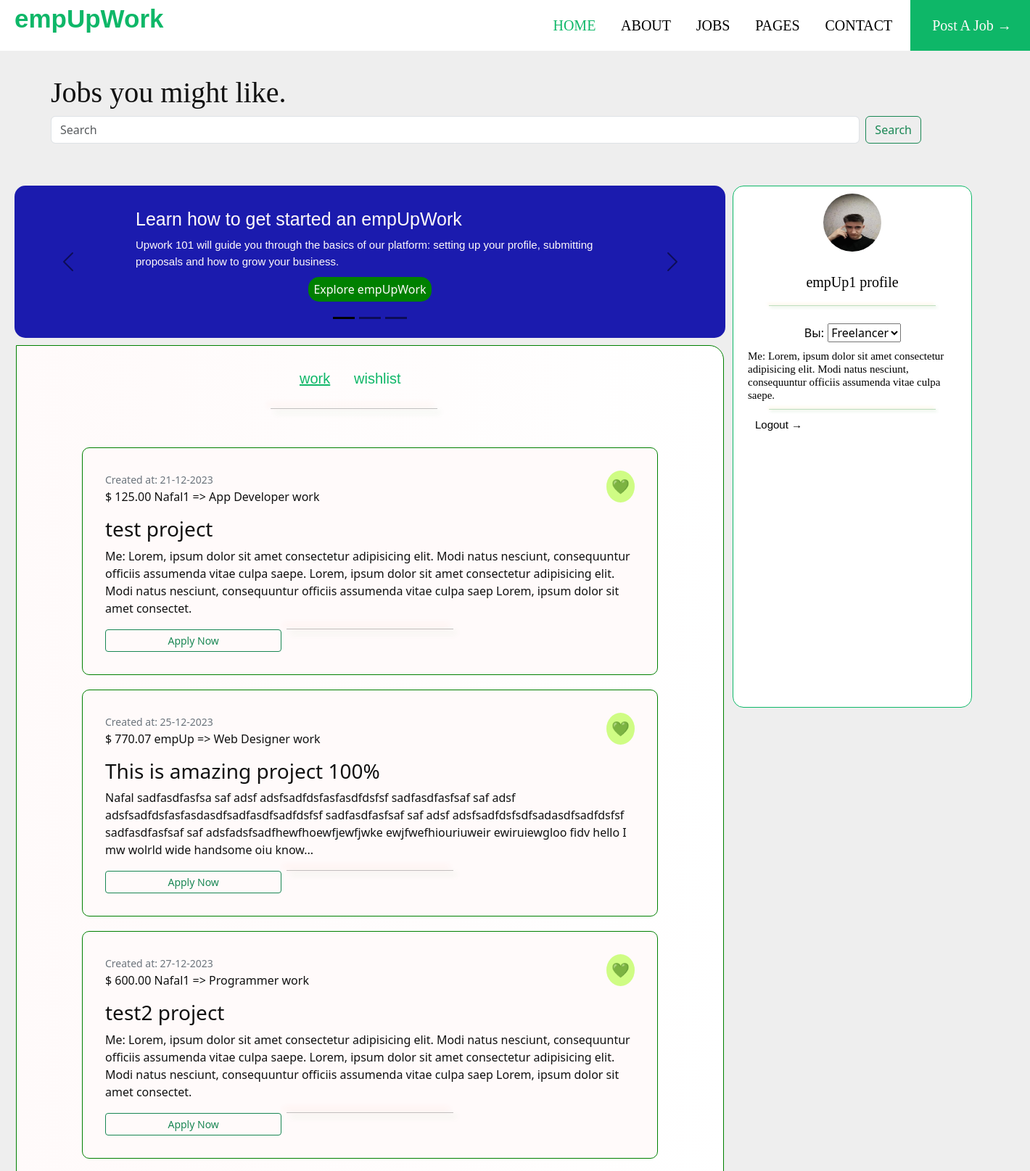
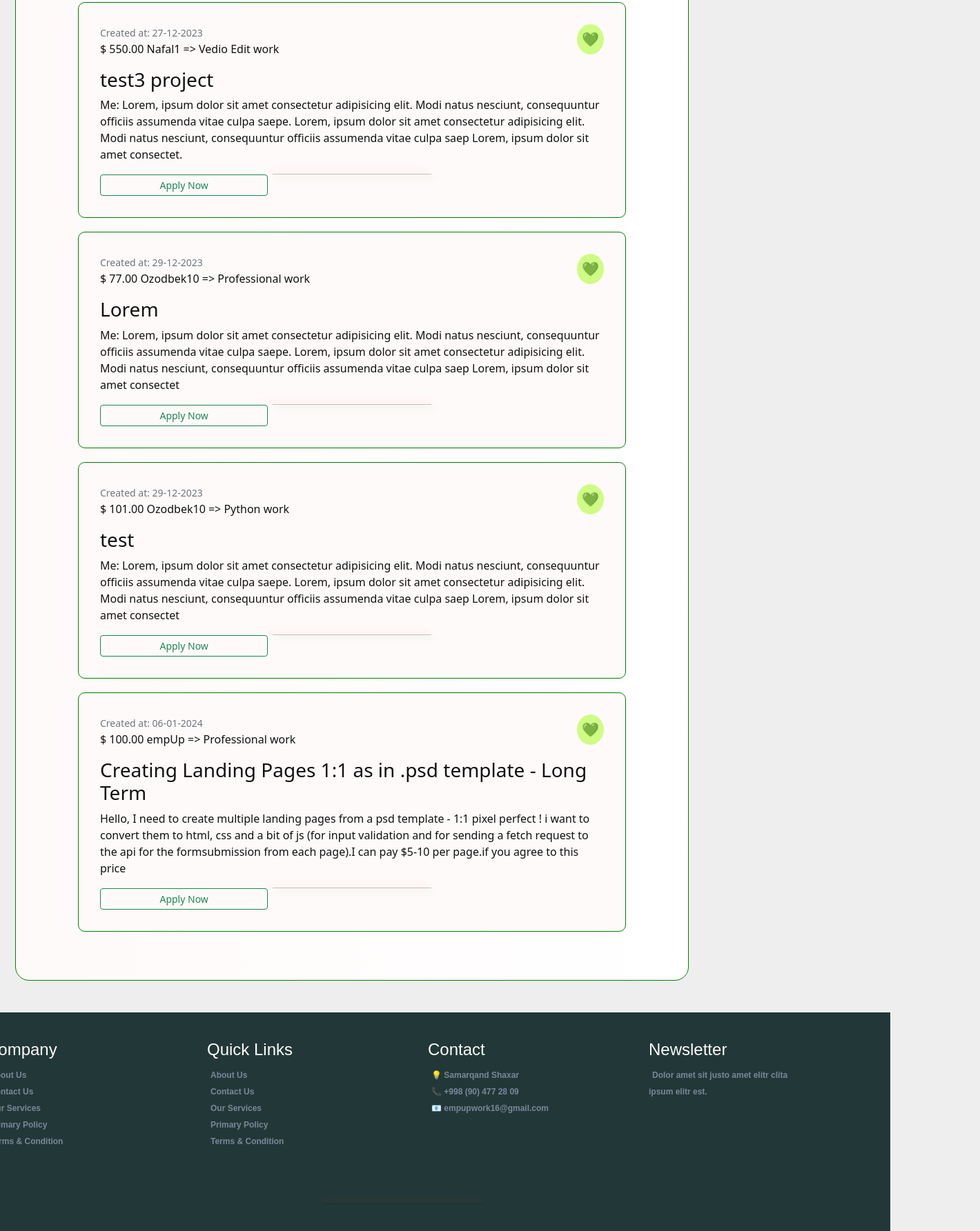
The page /jobs/ (signed in, upper part) on the database its author committed (2 pictures, top to bottom).
### books/models.py (models this page shows, shortened)
class Books(models.Model):
    title: str = models.CharField(max_length=100)
    description: str = models.TextField(max_length=500)
    author: User = models.ForeignKey(User, on_delete=models.SET_NULL,
                                     null=True, blank=True)
    genre: str = models.CharField(max_length=25)
    is_available: bool = models.BooleanField(default=True)
    price: float = models.DecimalField(max_digits=5, decimal_places=2)
    created: datetime = models.DateTimeField(auto_now_add=True)
    image = models.ImageField(
        default='books/book_default_img.png', upload_to="books")
    objects = models.Manager()  # default
    c_objects = BooksManager()  # custom manager

### users/models.py (models this page shows, shortened)
class Profile(models.Model):
    user = models.OneToOneField(User, on_delete=models.CASCADE)
    image = models.ImageField(default='default.jpg', upload_to='profile_pics')
    src='{{ user.profile.image.url }}'

### books/views.py (the view)
# urls.py: path("", BooksListView.as_view(), name="books_view"),
class BooksListView(ListView):
    modal = Books
    template_name = 'jobs.html'
    def get_queryset(self):
        return Books.objects.all()

### books/templates/jobs.html (shortened to what this page needs)
{% extends 'base.html' %}
{% load static %}
{% load django_bootstrap5 %}
{% block content %}
  <br />
  <h1>Jobs you might like.</h1>
  <form class="d-flex">
    <input class="form-control me-2" type="search" placeholder="Search" aria-label="Search" />
    <button class="btn btn-outline-success" type="submit">Search</button>
  </form><br /><br />
  <div class="leftss">
    <div class="ch_1">
      <div class="margs">
      <div  id="carouselExampleDark" class="carousel carousel-dark slide" data-bs-ride="carousel">
        <div class="carousel-indicators">
          <button type="button" data-bs-target="#carouselExampleDark" data-bs-slide-to="0" class="active" aria-current="true" aria-label="Slide 1"></button>
          <button type="button" data-bs-target="#carouselExampleDark" data-bs-slide-to="1" aria-label="Slide 2"></button>
          <button type="button" data-bs-target="#carouselExampleDark" data-bs-slide-to="2" aria-label="Slide 3"></button>
        </div>
        <div class="carousel-inner">
          <div class="carousel-item active" data-bs-interval="10000">
            <div class="carousel-caption d-none d-md-block">
              <h5 class="h5">Learn how to get started an empUpWork</h5>
              <p class="p">Upwork 101 will guide you through the basics of our platform: setting up your profile, submitting proposals and how to grow your business.</p>
              <button class="green_buttons">Explore empUpWork</button>
            </div>
          </div>
        </div>
        <button class="carousel-control-prev" type="button" data-bs-target="#carouselExampleDark" data-bs-slide="prev">
          <span class="carousel-control-prev-icon" aria-hidden="true"></span>
        </button>
        <button class="carousel-control-next" type="button" data-bs-target="#carouselExampleDark" data-bs-slide="next">
          <span class="carousel-control-next-icon" aria-hidden="true"></span>
        </button>
      </div>
</div>
      <br />
      <div class="container-fluid">
        <div class="all-books">
          <div class="went">
            <div>
              <p><a href="{% url 'books_view' %}" style="text-decoration: underline;">work</a> </p>
            </div>
            <div>
              <p><a href="{% url 'wishlist_view' %}">wishlist</a> </p>
            </div>
            <hr>
          </div>
          <br><br>
          {% if object_list %}
            {% for book in object_list %}
              <div class="book">
                <div class="book-header">
                  <small class="text-secondary">Created at: {{ book.created|date:'d-m-Y' }}
                  </small>
                  {% if book.author.id == request.user.id %}
                  {% else %}
                  <span class="save"><a href="{% url 'add_to_wishlist' book.id %}">💚</a></span>
                  {% endif %}
                  <p class="book-cost">$ {{ book.price }} {{ book.author }} => {{ book.genre }} work</p>
                </div>
                <h3>{{ book.title }}</h3>
                <p>{{ book.description }}</p>
                  <div class="book-footer">
                    <hr />
                    {% if book.author.id == request.user.id %}
                      <a href="{% url 'update_book' book.id %}" class="btn btn-sm col-sm-4 btn-outline-primary">Update</a>
                      <a href="{% url 'delete_book' book.id %}" class="btn btn-sm col-sm-4 btn-outline-danger">Delete</a>
                    {% else %}
                      <a href="{% url 'book_details' book.id %}" class="btn btn-sm col-sm-4 btn-outline-success">Apply Now</a>
                    {% endif %}
                  </div>
              </div>
            {% endfor %}
          {% else %}
            <p>No jobs found</p>
          {% endif %}
        </div>
      </div>
    </div>
    <div class="ch_2">
      <img src="{{ user.profile.image.url }}" alt="" class="worker_photo">
      <h1><a class="profile" href="{% url 'profile' %}">{{ user.username }} profile</a></h1>
      <hr>
      <div class="select-wrapper">
        <br>
        <label for="type" class="select-label"><span>Вы:</span></label>
        <select id="type" name="type">
          <option value="freelancer">Freelancer</option>
        </select>
      </div>
      <h2 class="me">Me: Lorem, ipsum dolor sit amet consectetur adipisicing elit. Modi natus nesciunt, consequuntur officiis assumenda vitae culpa saepe.</h2>
      <hr>
      <a href="{% url 'logout' %}" class="logout">Logout → </a>
    </div>
  </div>
{% endblock %}

### templates/base.html (shortened to what this page needs)
{% load static %}
{% load django_bootstrap5 %}
<!DOCTYPE html>
<html lang="en">
  <head>
    {% bootstrap_css %}
    <link rel="stylesheet" type="text/css" href="{% static 'css/base.css' %}" />
    <link rel="stylesheet" type="text/css" href="{% static 'css/navbar.css' %}" />
  </head>
  <body>
    <nav>
      <div class="left">
        <a href=""><b>empUpWork</b></a>
      </div>
      <div class="right">
        <a href="{% url 'home_page' %}" style="color: rgb(14, 183, 104);">HOME</a>
        <a href="">ABOUT</a>
        <a href="{% url 'books_view' %}">JOBS</a>
        <a href="{% url 'Types' %}">PAGES</a>
        <a href="">CONTACT</a>
        <button class="button" style="color: white;">
          <a href="{% url 'add_book' %}">Post A Job →</a>
        </button>
      </div>
    </nav>
    {% if user.is_authenticated %}
      <main id="logged-in-menu">
        <div>
        </div>
        <div>
          {% block content %}
          {% endblock %}
        </div>
      </main>
    {% endif %}
    <div class="end">
      <div class="ch-end">
        <div class="company">
          <h4>Company</h4>
          <b>About Us</b><br>
          <b>Contact Us</b><br>
          <b>Our Services</b><br>
          <b>Primary Policy</b><br>
          <b>Terms & Condition</b>
        </div>
        <div class="quick-links">
          <h4>Quick Links</h4>
          <b>About Us</b><br>
          <b>Contact Us</b><br>
          <b>Our Services</b><br>
          <b>Primary Policy</b><br>
          <b>Terms & Condition</b>
        </div>
        <div class="contact">
          <h4>Contact</h4>
          <b>💡 Samarqand Shaxar</b><br>
          <b>📞 +998 (90) 477 28 09</b><br>
          <b>📧 empupwork16@gmail.com</b>
        </div>
        <div class="newsletter">
          <h4>Newsletter</h4>
          <b>Dolor amet sit justo amet elitr clita ipsum elitr est.</b>
        </div>
      </div>
      <hr>
    </div>
  </body>
</html>

### static/css/base.css (style rules this page uses)
* { padding: 0; margin: 0; box-sizing: border-box; transition: 0.2s ease-out; }
body { background-color: #eee; color: #111; }
h1, h2 { font-family: 'Fino', serif; }
main#logged-in-menu { min-height: 100vh; display: grid; grid-template-columns: 50px 1fr; gap: 10px; background-color: #eee; }
main#logged-in-menu > div { position: relative; }
main#logged-in-menu > div:first-child { border-radius: 0 10px 10px 0; }
main#logged-in-menu > div:last-child { padding: 10px; }
.end { background-color: rgb(34, 56, 56); margin: 10px -120px; width: 1410px; }
.end .ch-end { display: grid; grid-template-columns: repeat(5, 320px); }
.end div { margin: 40px 50px; }
.end b, h4, p { cursor: pointer; }
.end h4 { color: snow; font-family: 'Lucida Sans', 'Lucida Sans Regular', 'Lucida Grande', 'Lucida Sans Unicode', Geneva, Verdana, sans-serif; }
.end b { text-decoration: none; color: lightslategray; font-family: 'Lucida Sans', 'Lucida Sans Regular', 'Lucida Grande', 'Lucida Sans Unicode', Geneva, Verdana, sans-serif; font-size: 12px; margin: 50px 5px; }
hr { box-shadow: 1px 1px 1px gray, -1px -1px 1px rgb(46, 45, 45); width: 1200px; }
* { margin: 0; padding: 0; box-sizing: border-box; transition: 0.3s; }
nav { background-color: white; height: 70px; }
nav a { text-decoration: none; color: black; margin: 50px 15px; }
nav .left { float: left; }
nav .left a { font-family: 'Lucida Sans', 'Lucida Sans Regular', 'Lucida Grande', 'Lucida Sans Unicode', Geneva, Verdana, sans-serif; font-size: 35px; margin: 60px 20px; color: rgb(14, 183, 104); }
nav .right { float: right; font-family: 'Lucida Sans', 'Lucida Sans Regular', 'Lucida Grande', 'Lucida Sans Unicode', Geneva, Verdana, sans-serif; font-size: 17px; margin: 10px 20px; }
nav .right .button { font-family: 'Lucida Sans', 'Lucida Sans Regular', 'Lucida Grande', 'Lucida Sans Unicode', Geneva, Verdana, sans-serif; font-size: 17px; border: none; background-color: rgb(14, 183, 104); color: snow; width: 170px; height: 70px; margin: -10px -25px; }
.button a { color: snow; }

### static/css/navbar.css (style rules this page uses)
* { margin: 0; padding: 0; box-sizing: border-box; transition: 0.3s; }
nav { background-color: white; height: 70px; }
nav a { text-decoration: none; color: black; margin: 50px 15px; }
nav .left { float: left; }
nav .left a { font-family: 'Lucida Sans', 'Lucida Sans Regular', 'Lucida Grande', 'Lucida Sans Unicode', Geneva, Verdana, sans-serif; font-size: 35px; margin: 60px 20px; color: rgb(14, 183, 104); }
nav .right { float: right; font-family: 'Lucida Sans', 'Lucida Sans Regular', 'Lucida Grande', 'Lucida Sans Unicode', Geneva, Verdana, sans-serif; font-size: 17px; margin: 10px 20px; }
nav .right .button { font-family: 'Lucida Sans', 'Lucida Sans Regular', 'Lucida Grande', 'Lucida Sans Unicode', Geneva, Verdana, sans-serif; font-size: 17px; border: none; background-color: rgb(14, 183, 104); color: snow; width: 170px; height: 70px; margin: -10px -25px; }
.button a { color: snow; }

### rows shown on the page
Books: created "21-12-2023", price "125.00", author "Nafal1", genre "App Developer", title "test project", description "Me: Lorem, ipsum dolor sit amet consectetur adipisicing elit. Modi natus nesciunt, consequuntur officiis assumenda vitae culpa saepe. Lorem, ipsum dolor sit amet consectetur adipisicing elit. Modi natus nesciunt, consequuntur officiis assumenda vitae culpa saep Lorem, ipsum dolor sit amet consectet.", shows "Apply Now"
Books: created "25-12-2023", price "770.07", author "empUp", genre "Web Designer", title "This is amazing project 100%", description "Nafal sadfasdfasfsa saf adsf adsfsadfdsfasfasdfdsfsf sadfasdfasfsaf saf adsf adsfsadfdsfasfasdasdfsadfasdfsadfdsfsf sadfasdfasfsaf saf adsf adsfsadfdsfsdfsadasdfsadfdsfsf sadfasdfasfsaf saf adsfadsfsadfhewfhoewfjewfjwke ewjfwefhiouriuweir ewiruiewgloo fidv hello I mw wolrld wide handsome oiu know...", shows "Apply Now"
Books: created "27-12-2023", price "600.00", author "Nafal1", genre "Programmer", title "test2 project", description "Me: Lorem, ipsum dolor sit amet consectetur adipisicing elit. Modi natus nesciunt, consequuntur officiis assumenda vitae culpa saepe. Lorem, ipsum dolor sit amet consectetur adipisicing elit. Modi natus nesciunt, consequuntur officiis assumenda vitae culpa saep Lorem, ipsum dolor sit amet consectet.", shows "Apply Now"
Books: created "27-12-2023", price "550.00", author "Nafal1", genre "Vedio Edit", title "test3 project", description "Me: Lorem, ipsum dolor sit amet consectetur adipisicing elit. Modi natus nesciunt, consequuntur officiis assumenda vitae culpa saepe. Lorem, ipsum dolor sit amet consectetur adipisicing elit. Modi natus nesciunt, consequuntur officiis assumenda vitae culpa saep Lorem, ipsum dolor sit amet consectet.", shows "Apply Now"
Books: created "29-12-2023", price "77.00", author "Ozodbek10", genre "Professional", title "Lorem", description "Me: Lorem, ipsum dolor sit amet consectetur adipisicing elit. Modi natus nesciunt, consequuntur officiis assumenda vitae culpa saepe. Lorem, ipsum dolor sit amet consectetur adipisicing elit. Modi natus nesciunt, consequuntur officiis assumenda vitae culpa saep Lorem, ipsum dolor sit amet consectet", shows "Apply Now"
Books: created "29-12-2023", price "101.00", author "Ozodbek10", genre "Python", title "test", description "Me: Lorem, ipsum dolor sit amet consectetur adipisicing elit. Modi natus nesciunt, consequuntur officiis assumenda vitae culpa saepe. Lorem, ipsum dolor sit amet consectetur adipisicing elit. Modi natus nesciunt, consequuntur officiis assumenda vitae culpa saep Lorem, ipsum dolor sit amet consectet", shows "Apply Now"
Books: created "06-01-2024", price "100.00", author "empUp", genre "Professional", title "Creating Landing Pages 1:1 as in .psd template - Long Term", description "Hello, I need to create multiple landing pages from a psd template - 1:1 pixel perfect ! i want to convert them to html, css and a bit of js (for input validation and for sending a fetch request to the api for the formsubmission from each page).I can pay $5-10 per page.if you agree to this price", shows "Apply Now"

### other values the page prints
{{ user.username }} "empUp1"
